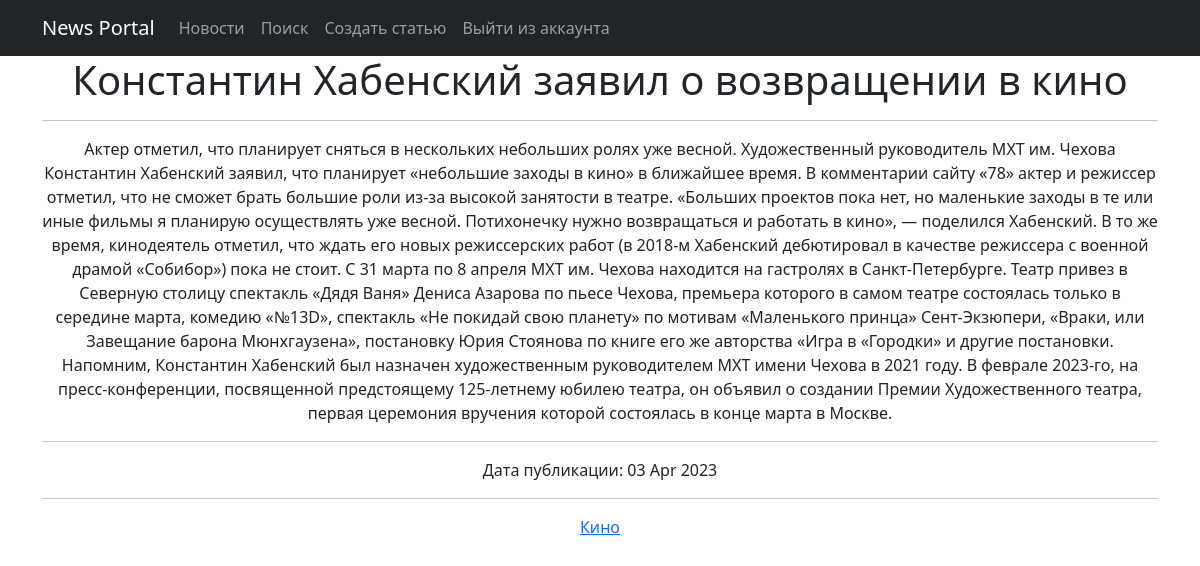
The page /news/24 on the database its author committed.
### news/models.py (models this page shows, shortened)
class Post(models.Model):
    article = 'AR'
    news = 'NE'
    TYPES = [(article, 'Статья'),
             (news, 'Новость')
             ]
    title = models.CharField(max_length=255)
    text = models.TextField()
    time_created = models.DateTimeField(auto_now_add=True)
    type = models.CharField(max_length=2,
                            choices=TYPES,
                            default=news)
    post_rating = models.FloatField(default=0.0)
    post_author = models.ForeignKey(Author, on_delete=models.CASCADE)
    category = models.ManyToManyField(Category, through='PostCategory')

class Category(models.Model):
    category_name = models.CharField(max_length=255,
                                     unique=True)
    subscribers = models.ManyToManyField(User, related_name='categories', blank=True)
    def __str__(self):
        return self.category_name

### news/views.py (the view)
# urls.py: path('<int:pk>', NewsDetail.as_view(), name='news_detail'),
class NewsDetail(DetailView):
    model = Post
    template_name = 'post.html'
    context_object_name = 'post'

### news/templatetags/custom_filters.py (called while the page is built)
@register.filter()
def censor(value):
    bad_words = ('редиска!', 'дурак', 'тупица', 'блин', 'оладушек', 'пипец')
    if not isinstance(value, str):
        raise TypeError(f"unresolved type '{type(value)}' expected  type 'str'")
    for i in value.split():
        if i.lower() in bad_words:
            value = value.replace(i, f"{i[0]}{'*' * (len(i) - 2)}{i[-1]}")
    return value

### templates/post.html (shortened to what this page needs)
{% extends 'flatpages/default.html' %}
{% load custom_filters %}
{% block content %}
<center><h1>{{ post.title|censor }}</h1></center>
<hr>
<center>{{ post.text|censor }}</center>
<hr>
Дата публикации: {{ post.time_created|date:'d M Y' }}
<hr>
                   {% for category in post.category.all %}
                        <a href="{% url 'category_list' category.id %}">{{ category }}
                       </a>
                    {% endfor %}
{% endblock content %}

### rows shown on the page
Post: title|censor "Константин Хабенский заявил о возвращении в кино", text|censor "Актер отметил, что планирует сняться в нескольких небольших ролях уже весной. Художественный руководитель МХТ им. Чехова Константин Хабенский заявил, что планирует «небольшие заходы в кино» в ближайшее время. В комментарии сайту «78» актер и режиссер отметил, что не сможет брать большие роли из-за высокой занятости в театре. «Больших проектов пока нет, но маленькие заходы в те или иные фильмы я планирую осуществлять уже весной. Потихонечку нужно возвращаться и работать в кино», — поделился Хабенский. В то же время, кинодеятель отметил, что ждать его новых режиссерских работ (в 2018-м Хабенский дебютировал в качестве режиссера с военной драмой «Собибор») пока не стоит. С 31 марта по 8 апреля…", time_created "03 Apr 2023"
Category: category_name "Кино"
